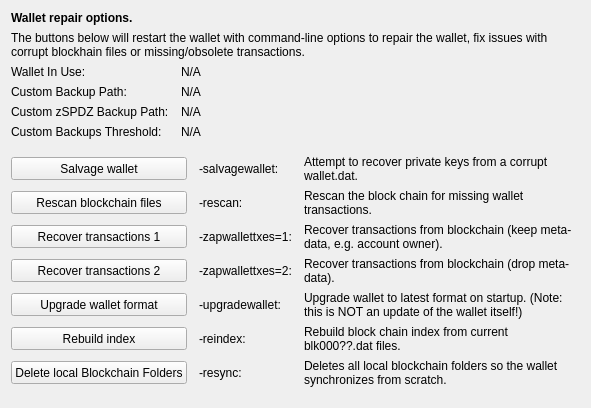
     <widget class="QWidget" name="tab_repair">
      <attribute name="title">
       <string>&amp;Wallet Repair</string>
      </attribute>
      <layout class="QGridLayout" name="gridLayout_4" columnstretch="0,0,0,0">
       <property name="horizontalSpacing">
        <number>12</number>
       </property>
       <item row="0" column="0" colspan="4">
        <widget class="QLabel" name="label_repair_header">
         <property name="font">
          <font>
           <weight>75</weight>
           <bold>true</bold>
          </font>
         </property>
         <property name="text">
          <string>Wallet repair options.</string>
         </property>
        </widget>
       </item>
       <item row="1" column="0" colspan="4">
        <widget class="QLabel" name="label_repair_helptext">
         <property name="font">
          <font>
           <weight>50</weight>
           <bold>false</bold>
          </font>
         </property>
         <property name="text">
          <string>The buttons below will restart the wallet with command-line options to repair the wallet, fix issues with corrupt blockhain files or missing/obsolete transactions.</string>
         </property>
         <property name="wordWrap">
          <bool>true</bool>
         </property>
        </widget>
       </item>
       <item row="2" column="0">
        <widget class="QLabel" name="wallet_path_label">
         <property name="text">
          <string>Wallet In Use:</string>
         </property>
        </widget>
       </item>
       <item row="2" column="1" colspan="3">
        <widget class="QLabel" name="wallet_path">
         <property name="cursor">
          <cursorShape>IBeamCursor</cursorShape>
         </property>
         <property name="text">
          <string>N/A</string>
         </property>
         <property name="textFormat">
          <enum>Qt::PlainText</enum>
         </property>
         <property name="textInteractionFlags">
          <set>Qt::LinksAccessibleByMouse|Qt::TextSelectableByKeyboard|Qt::TextSelectableByMouse</set>
         </property>
        </widget>
       </item>
       <item row="3" column="0">
        <widget class="QLabel" name="wallet_custombackuppath_label">
         <property name="text">
          <string>Custom Backup Path:</string>
         </property>
         <property name="visible">
          <bool>false</bool>
         </property>
        </widget>
       </item>
       <item row="3" column="1" colspan="3">
        <widget class="QLabel" name="wallet_custombackuppath">
         <property name="cursor">
          <cursorShape>IBeamCursor</cursorShape>
         </property>
         <property name="text">
          <string>N/A</string>
         </property>
         <property name="textFormat">
          <enum>Qt::PlainText</enum>
         </property>
         <property name="textInteractionFlags">
          <set>Qt::LinksAccessibleByMouse|Qt::TextSelectableByKeyboard|Qt::TextSelectableByMouse</set>
         </property>
         <property name="visible">
          <bool>false</bool>
         </property>
        </widget>
       </item>
       <item row="4" column="0">
        <widget class="QLabel" name="wallet_customzSPDZbackuppath_label">
         <property name="text">
          <string>Custom zSPDZ Backup Path:</string>
         </property>
         <property name="visible">
          <bool>false</bool>
         </property>
        </widget>
       </item>
       <item row="4" column="1" colspan="3">
        <widget class="QLabel" name="wallet_customzSPDZbackuppath">
         <property name="cursor">
          <cursorShape>IBeamCursor</cursorShape>
         </property>
         <property name="text">
          <string>N/A</string>
         </property>
         <property name="textFormat">
          <enum>Qt::PlainText</enum>
         </property>
         <property name="textInteractionFlags">
          <set>Qt::LinksAccessibleByMouse|Qt::TextSelectableByKeyboard|Qt::TextSelectableByMouse</set>
         </property>
         <property name="visible">
          <bool>false</bool>
         </property>
        </widget>
       </item>
       <item row="5" column="0">
        <widget class="QLabel" name="wallet_custombackupthreshold_label">
         <property name="text">
          <string>Custom Backups Threshold:</string>
         </property>
         <property name="visible">
          <bool>false</bool>
         </property>
        </widget>
       </item>
       <item row="5" column="1" colspan="3">
        <widget class="QLabel" name="wallet_custombackupthreshold">
         <property name="cursor">
          <cursorShape>IBeamCursor</cursorShape>
         </property>
         <property name="text">
          <string>N/A</string>
         </property>
         <property name="textFormat">
          <enum>Qt::PlainText</enum>
         </property>
         <property name="textInteractionFlags">
          <set>Qt::LinksAccessibleByMouse|Qt::TextSelectableByKeyboard|Qt::TextSelectableByMouse</set>
         </property>
         <property name="visible">
          <bool>false</bool>
         </property>
        </widget>
       </item>
       <item row="6" column="0">
        <spacer name="verticalSpacer_repair1">
         <property name="orientation">
          <enum>Qt::Vertical</enum>
         </property>
         <property name="sizeHint" stdset="0">
          <size>
           <width>10</width>
           <height>10</height>
          </size>
         </property>
        </spacer>
       </item>
       <item row="7" column="0" colspan="2">
        <widget class="QPushButton" name="btn_salvagewallet">
         <property name="minimumSize">
          <size>
           <width>100</width>
           <height>23</height>
          </size>
         </property>
         <property name="text">
          <string>Salvage wallet</string>
         </property>
        </widget>
       </item>
       <item row="7" column="2">
        <widget class="QLabel" name="label_repair_salvage_command">
         <property name="text">
          <string notr="true">-salvagewallet:</string>
         </property>
        </widget>
       </item>
       <item row="7" column="3">
        <widget class="QLabel" name="label_repair_salvage">
         <property name="text">
          <string>Attempt to recover private keys from a corrupt wallet.dat.</string>
         </property>
         <property name="wordWrap">
          <bool>true</bool>
         </property>
        </widget>
       </item>
       <item row="8" column="0" colspan="2">
        <widget class="QPushButton" name="btn_rescan">
         <property name="minimumSize">
          <size>
           <width>100</width>
           <height>23</height>
          </size>
         </property>
         <property name="text">
          <string>Rescan blockchain files</string>
         </property>
        </widget>
       </item>
       <item row="8" column="2">
        <widget class="QLabel" name="label_repair_rescan_command">
         <property name="text">
          <string notr="true">-rescan:</string>
         </property>
        </widget>
       </item>
       <item row="8" column="3">
        <widget class="QLabel" name="label_repair_rescan">
         <property name="text">
          <string>Rescan the block chain for missing wallet transactions.</string>
         </property>
         <property name="wordWrap">
          <bool>true</bool>
         </property>
        </widget>
       </item>
       <item row="9" column="0" colspan="2">
        <widget class="QPushButton" name="btn_zapwallettxes1">
         <property name="minimumSize">
          <size>
           <width>100</width>
           <height>23</height>
          </size>
         </property>
         <property name="text">
          <string>Recover transactions 1</string>
         </property>
        </widget>
       </item>
       <item row="9" column="2">
        <widget class="QLabel" name="label_repair_zap1_command">
         <property name="text">
          <string notr="true">-zapwallettxes=1:</string>
         </property>
        </widget>
       </item>
       <item row="9" column="3">
        <widget class="QLabel" name="label_repair_zap1">
         <property name="text">
          <string>Recover transactions from blockchain (keep meta-data, e.g. account owner).</string>
         </property>
         <property name="wordWrap">
          <bool>true</bool>
         </property>
        </widget>
       </item>
       <item row="10" column="0" colspan="2">
        <widget class="QPushButton" name="btn_zapwallettxes2">
         <property name="minimumSize">
          <size>
           <width>100</width>
           <height>23</height>
          </size>
         </property>
         <property name="text">
          <string>Recover transactions 2</string>
         </property>
        </widget>
       </item>
       <item row="10" column="2">
        <widget class="QLabel" name="label_repair_zap2_command">
         <property name="text">
          <string notr="true">-zapwallettxes=2:</string>
         </property>
        </widget>
       </item>
       <item row="10" column="3">
        <widget class="QLabel" name="label_repair_zap2">
         <property name="text">
          <string>Recover transactions from blockchain (drop meta-data).</string>
         </property>
         <property name="wordWrap">
          <bool>true</bool>
         </property>
        </widget>
       </item>
       <item row="11" column="0" colspan="2">
        <widget class="QPushButton" name="btn_upgradewallet">
         <property name="minimumSize">
          <size>
           <width>100</width>
           <height>23</height>
          </size>
         </property>
         <property name="text">
          <string>Upgrade wallet format</string>
         </property>
        </widget>
       </item>
       <item row="11" column="2">
        <widget class="QLabel" name="label_repair_upgrade_command">
         <property name="text">
          <string notr="true">-upgradewallet:</string>
         </property>
        </widget>
       </item>
       <item row="11" column="3">
        <widget class="QLabel" name="label_repair_upgrade">
         <property name="text">
          <string>Upgrade wallet to latest format on startup. (Note: this is NOT an update of the wallet itself!)</string>
         </property>
         <property name="wordWrap">
          <bool>true</bool>
         </property>
        </widget>
       </item>
       <item row="12" column="0" colspan="2">
        <widget class="QPushButton" name="btn_reindex">
         <property name="minimumSize">
          <size>
           <width>100</width>
           <height>23</height>
          </size>
         </property>
         <property name="text">
          <string>Rebuild index</string>
         </property>
        </widget>
       </item>
       <item row="12" column="2">
        <widget class="QLabel" name="label_repair_reindex_command">
         <property name="text">
          <string notr="true">-reindex:</string>
         </property>
        </widget>
       </item>
       <item row="12" column="3">
        <widget class="QLabel" name="label_repair_reindex">
         <property name="text">
          <string>Rebuild block chain index from current blk000??.dat files.</string>
         </property>
         <property name="wordWrap">
          <bool>true</bool>
         </property>
        </widget>
       </item>
       <item row="13" column="0" colspan="2">
        <widget class="QPushButton" name="btn_resync">
         <property name="minimumSize">
          <size>
           <width>100</width>
           <height>23</height>
          </size>
         </property>
         <property name="text">
          <string>Delete local Blockchain Folders</string>
         </property>
        </widget>
       </item>
       <item row="13" column="2">
        <widget class="QLabel" name="label_repair_resync_command">
         <property name="text">
          <string>-resync:</string>
         </property>
        </widget>
       </item>
       <item row="13" column="3">
        <widget class="QLabel" name="label_repair_resync">
         <property name="text">
          <string>Deletes all local blockchain folders so the wallet synchronizes from scratch.</string>
         </property>
         <property name="wordWrap">
          <bool>true</bool>
         </property>
        </widget>
       </item>
       <item row="14" column="0">
        <spacer name="verticalSpacer_repair2">
         <property name="orientation">
          <enum>Qt::Vertical</enum>
         </property>
         <property name="sizeHint" stdset="0">
          <size>
           <width>20</width>
           <height>10</height>
          </size>
         </property>
        </spacer>
       </item>
      </layout>
     </widget>
